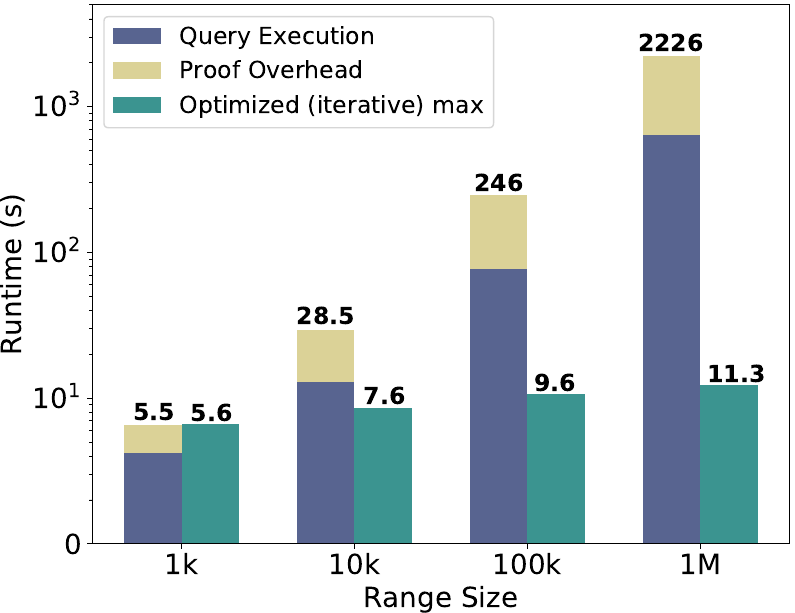

Here is the Python script that generated this plot:
import matplotlib.pyplot as plt
import pandas as pd

font = {'family': 'Bitstream Vera Sans',
        'size': 17}

plt.rc('font', **font)

raw_data = {'range': ['1k', '10k', '100k', '1M'],
            'execution': [3.2, 12, 76.32, 639],
            'proofOverhead': [2.3, 16.44, 170.08, 1587],
            'total': [5.5, 28.5, 246, 2226],
            'totalOptimized': [5.6, 7.6, 9.6, 11.3]}

df = pd.DataFrame(raw_data, raw_data['range'])

df['execution'] += 1
df['totalOptimized'] += 1

# Create the general plot and the "subplots" i.e. the bars
f, ax = plt.subplots(1, figsize=(9, 7))

# Set the bar width
bar_width = 0.5

# Positions of the left bar-boundaries
bar_NonOpti = [1, 2.5, 4, 5.5]
bar_Opti = [1.5, 3, 4.5, 6]

# Positions of the x-axis ticks (center of the bars as bar labels)
tick_pos = [(pos + bar_width/2) for pos in bar_NonOpti]

ax.bar(bar_NonOpti, df['execution'], width=bar_width, label='Query Execution', alpha=0.8, color='#2f3e75')
ax.bar(bar_NonOpti, df['proofOverhead'], width=bar_width, label='Proof Overhead', alpha=0.8, color='#d3c77e',
       bottom=df['execution'])

ax.bar(bar_Opti, df['totalOptimized'], label='Optimized (iterative) max',  width=bar_width, alpha=0.8, color='#0B7A75')

ax.set_yscale('log')

# Set the x ticks with names
plt.xticks(tick_pos, df['range'])
plt.legend(loc='upper left')

# Labelling

ax.text(bar_NonOpti[0] - bar_width/2 + 0.08, df['total'][0] + 1.5, str(df['total'][0]), color='black', fontweight='bold')
ax.text(bar_NonOpti[1] - bar_width/2, df['total'][1] + 3.5, str(df['total'][1]), color='black', fontweight='bold')
ax.text(bar_NonOpti[2] - bar_width/2 + 0.04, df['total'][2] + 15, str(int(df['total'][2])), color='black', fontweight='bold')
ax.text(bar_NonOpti[3] - bar_width/2 - 0.04, df['total'][3] + 150, str(int(df['total'][3])), color='black', fontweight='bold')

ax.text(bar_Opti[0] - bar_width/2 + 0.08, df['totalOptimized'][0] + 0.3, str(df['totalOptimized'][0]-1), color='black', fontweight='bold')
ax.text(bar_Opti[1] - bar_width/2 + 0.08, df['totalOptimized'][1] + 0.4, str(df['totalOptimized'][1]-1), color='black', fontweight='bold')
ax.text(bar_Opti[2] - bar_width/2 + 0.06, df['totalOptimized'][2] + 0.5, str(df['totalOptimized'][2]-1), color='black', fontweight='bold')
ax.text(bar_Opti[3] - bar_width/2 + 0.06, df['totalOptimized'][3] + 0.5, str(df['totalOptimized'][3]-1), color='black', fontweight='bold')

# Set the label and legends
ax.set_ylabel("Runtime (s)", fontsize=20)
ax.set_xlabel("Range Size", fontsize=20)

ax.tick_params(axis='x', labelsize=20)
ax.tick_params(axis='y', labelsize=20)

labels = [item.get_text() for item in ax.get_yticklabels()]
labels[1] = '0'
labels[2] = '10$^1$'
labels[3] = '10$^2$'
labels[4] = '10$^3$'
labels[5] = '10$^4$'
ax.set_yticklabels(labels)

# Set a buffer around the edge
plt.ylim(ymin=1, ymax=5000)

plt.savefig('maxOpti.pdf', format='pdf')
